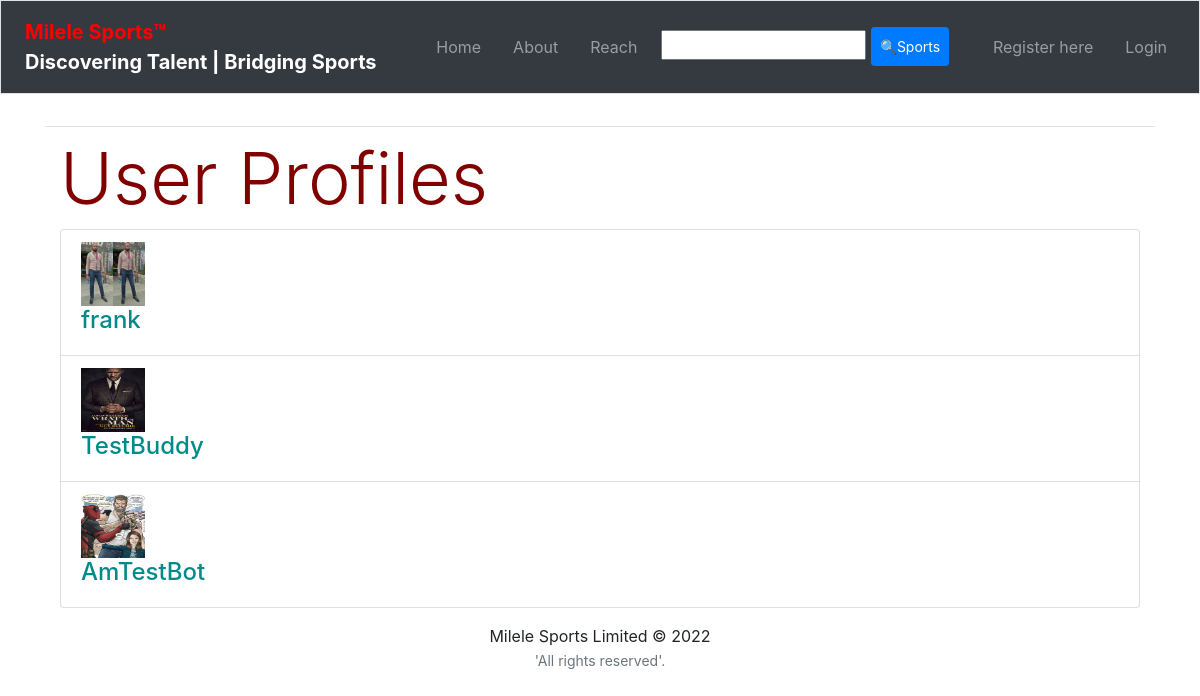
/profile/, run on an earlier commit of the app's database.
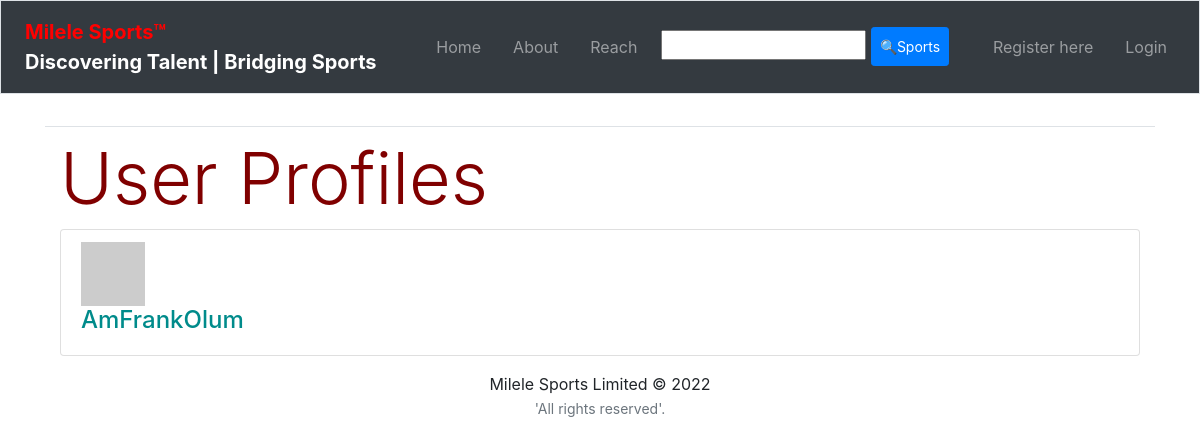
And on a later commit of the database.
### sportsApp/models.py (models this page shows, shortened)
class UserProfile(models.Model):
    user = models.OneToOneField(User, on_delete=models.CASCADE)
    picture = models.ImageField(upload_to='profile_images', blank=True)
    fav_sport = models.CharField(max_length=20, blank=True)
    message = models.TextField(blank=True)

### sportsApp/views.py (the view)
class ListProfileView(generic.ListView):
    model = UserProfile
    template_name = 'sportsApp/list_profiles.html'
    context_object_name = 'userprofile_list'

### templates/sportsApp/list_profiles.html (shortened to what this page needs)
{% extends 'sportsApp/base.html' %}
{% load static %}
{% block body_block %}
<div class="container">
<h1 class="display-3 txtmaroon txtbold">User Profiles</h1>
<div class="panel">
    {% if userprofile_list %}
    <div class="panel-heading">
        <div class="panel-body">
            <div class="list-group">
                {% for listuser in userprofile_list %}
                <div class="list-group-item">
                    {% if listuser.picture %}
                    <img width="64" height="64"
                    src="{{ MEDIA_URL}}{{listuser.picture}}"/>
                    {% else %}
                    <img src="https://via.placeholder.com/64x64.png?text=IMAGE">
                    {% endif %}
                    <h4 class="list-group-item-heading">
                    <a class="txtcyan" href=
                    "{% url 'sportsApp:profile' listuser.user.username %}">
                    {{ listuser.user.username }}</a>
                    </h4>
                </div>
                {% endfor %}
            </div>
        </div>
    </div>
    {% else %}
    <p>There are no users for the site.</p>
    {% endif %}
</div>
</div>
{% endblock %}

What changed in the data, as far as the page shows it:
removed UserProfile: picture (picture), user.username "frank"
removed UserProfile: picture (picture), user.username "TestBuddy"
removed UserProfile: picture (picture), user.username "AmTestBot"
added UserProfile: user.username "AmFrankOlum"
